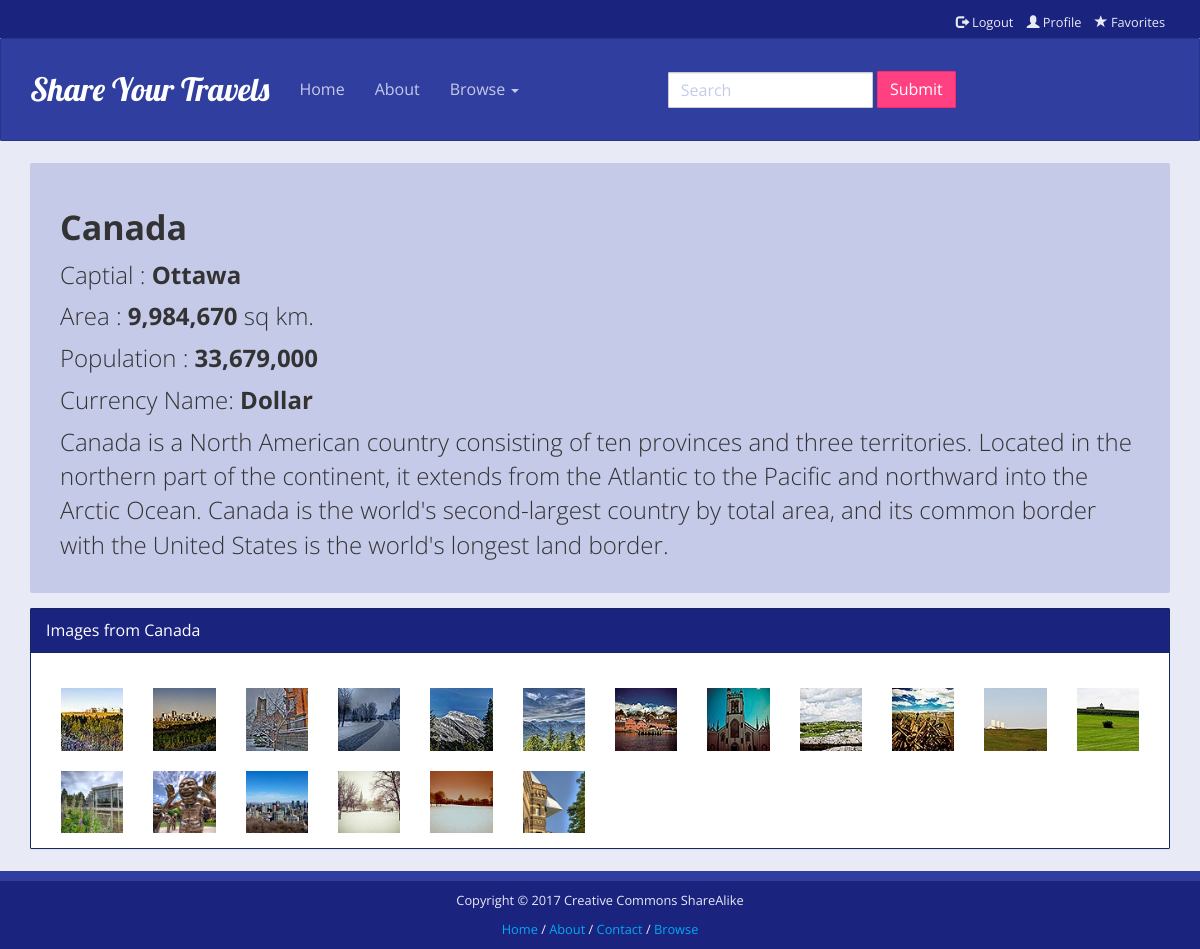
/single-country.php?ISO=CA, run on the app's committed database.
### tables this page shows
CREATE TABLE `Countries` (
  `ISO` VARCHAR(255) NOT NULL, 
  `ISONumeric` VARCHAR(255), 
  `CountryName` VARCHAR(255), 
  `Capital` VARCHAR(255), 
  `CityCode` INTEGER, 
  `Area` VARCHAR(255), 
  `Population` INTEGER, 
  `Continent` VARCHAR(255), 
  `TopLevelDomain` VARCHAR(255), 
  `CurrencyCode` VARCHAR(255), 
  `CurrencyName` VARCHAR(255), 
  `PhoneCountryCode` VARCHAR(255), 
  `Languages` VARCHAR(255), 
  `Neighbours` VARCHAR(255), 
  `CountryDescription` LONGTEXT, 
  INDEX (`CurrencyCode`), 
  INDEX (`CityCode`), 
  PRIMARY KEY (`ISO`)
);

CREATE TABLE `ImageDetails` (
  `ImageID` INTEGER NOT NULL, 
  `UserID` INTEGER DEFAULT 0, 
  `Title` VARCHAR(255), 
  `Description` LONGTEXT, 
  `Latitude` DOUBLE NULL, 
  `Longitude` DOUBLE NULL, 
  `CityCode` INTEGER, 
  `CountryCodeISO` VARCHAR(2), 
  `ContinentCode` VARCHAR(2), 
  `Path` VARCHAR(255), 
  INDEX (`CityCode`), 
  INDEX (`ContinentCode`), 
  INDEX (`CountryCodeISO`), 
  PRIMARY KEY (`ImageID`), 
  INDEX (`UserID`)
);

### includes/functions.php (the view, shortened to what this page needs)
<?php
    function connectDB(){
        try{
            $pdo = new PDO(DBCONNSTRING, DBUSER, DBPASS);
            $pdo->setAttribute(PDO::ATTR_ERRMODE, PDO::ERRMODE_EXCEPTION);
        }
        catch(PDOException $e){
            die("ERROR: Could not connect: " . $e->getMessage());
        }
        return $pdo;
    }
    function printCountryDetails($isoCode)
    {
       $pdo = connectDB();
       $sql = 'SELECT CountryName, Capital, Area, Population, CurrencyName, CountryDescription
       FROM Countries
       WHERE Countries.ISO = :iso';
       $stmt = $pdo->prepare($sql);
       $stmt->bindValue(":iso", $isoCode);
       $stmt ->execute();
       $row = $stmt->fetch();
        echo '<div class="jumbotron">';
        echo '<h2>'.$row["CountryName"]."</h2>";
        echo '<p>Captial : <strong>'.$row["Capital"].'</strong><p>';
        echo '<p>Area : <strong>'.number_format($row["Area"]).' </strong> sq km.<p>';
        echo '<p>Population : <strong>'.number_format($row["Population"]).' </strong><p>';
        echo '<p>Currency Name: <strong>'.$row["CurrencyName"].'</strong><p>';
        echo '<p>'.$row["CountryDescription"].'<p>';
        echo '</div>';
        echo'
            <div class="panel panel-info">
            <div class="panel-heading">Images from '.$row["CountryName"].'</div>
        ';
    }
    function printCountryImages($isoCode){
        $pdo = connectDB();
        $sql = 'SELECT ImageID, Path, Title
        FROM ImageDetails WHERE ImageDetails.CountryCodeISO = :iso';
        $stmt = $pdo->prepare($sql);
        $stmt->bindValue(":iso", $isoCode);
        $stmt->execute();
        while($row = $stmt->fetch()){
            echo '<div class="col-md-1">';
            echo '<a href="/single-image.php?imageid='.$row["ImageID"].'"><img src="/images/square-small/'.$row["Path"].'" class="img-responsive"/></a>';
            echo '</div>';
        }
    }
?>

### single-country.php (shortened to what this page needs)
<?php
    include ("includes/functions.php");
?>
<!DOCTYPE html>
<html lang="en">
<head>
    <?php include_once("includes/stylesheets.inc.php") ?>
</head>
<body>
    <?php include 'includes/header.inc.php';?>
    <main class="container">
        <?php
            printCountryDetails($_GET["ISO"]);
        ?>
        <div class="panel-body">
        <?php
            printCountryImages($_GET["ISO"]);
        ?>
        </div>
        </div>
    </main>
    <?php include 'includes/footer.inc.php'; ?>
</body>
</html>

### includes/stylesheets.inc.php (shortened to what this page needs)
<link rel="stylesheet" href="css/bootstrap.min.css" />
<link rel="stylesheet" href="css/captions.css" />
<link rel="stylesheet" href="css/bootstrap-theme.css" />
<link rel="stylesheet" href="css/additional-styles.css"/>

### includes/header.inc.php (shortened to what this page needs)
<header>
        <div class="topHeaderRow">
            <div class="container">
                <div class="pull-right">
                    <ul class="list-inline">
                        <li><a href="#"><span class="glyphicon glyphicon-log-out"></span> Logout</a></li>
                        <li><a href="#"><span class="glyphicon glyphicon-user"></span> Profile</a></li>
                        <li><a href="#"><span class="glyphicon glyphicon-star"></span> Favorites</a></li>
                    </ul>
                </div>
            </div>
        </div>
        <nav class="navbar navbar-default ">
            <div class="container">
                <div class="navbar-header">
                    <a class="navbar-brand" href="index.php">Share Your Travels</a>
                </div>
                <div class="collapse navbar-collapse" id="bs-example-navbar-collapse-1">
                    <ul class="nav navbar-nav navbar-left">
                        <li><a href="index.php">Home</a></li>
                        <li><a href="aboutus.php">About</a></li>
                        <li class="dropdown">
                            <a href="#" class="dropdown-toggle" data-toggle="dropdown" role="button" aria-haspopup="true" aria-expanded="false">Browse <span class="caret"></span></a>
                        </li>
                    </ul>
                    <form class="navbar-form navbar-right" role="search">
                        <div class="form-group">
                            <input type="text" class="form-control" placeholder="Search">
                        </div>
                        <button type="submit" class="btn btn-primary">Submit</button>
                    </form>
                </div>
            </div>
        </nav>
    </header>

### includes/footer.inc.php
<footer>
        <div class="container-fluid">
                    <div class="row final">
                <p>Copyright &copy; 2017 Creative Commons ShareAlike</p>
                <p><a href="index.php">Home</a> / <a href="aboutus.php">About</a> / <a href="#">Contact</a> / <a href="index.php">Browse</a></p>
            </div>
        </div>
</footer>

### css/additional-styles.css (style rules this page uses)
.col-md-1 { padding-top: 20px; }

### data on the page
countries: CountryName "Canada", Capital "Ottawa", Area "9,984,670", Population "33,679,000", CurrencyName "Dollar", CountryDescription "Canada is a North American country consisting of ten provinces and three territories. Located in the northern part of the continent, it extends from the Atlantic to the Pacific and northward into the Arctic Ocean. Canada is the world's second-largest country by total area, and its common border with the United States is the world's longest land border."
imagedetails: Path (picture)
imagedetails: Path (picture)
imagedetails: Path (picture)
imagedetails: Path (picture)
imagedetails: Path (picture)
imagedetails: Path (picture)
imagedetails: Path (picture)
imagedetails: Path (picture)
imagedetails: Path (picture)
imagedetails: Path (picture)
imagedetails: Path (picture)
imagedetails: Path (picture)
imagedetails: Path (picture)
imagedetails: Path (picture)
imagedetails: Path (picture)
imagedetails: Path (picture)
imagedetails: Path (picture)
imagedetails: Path (picture)
